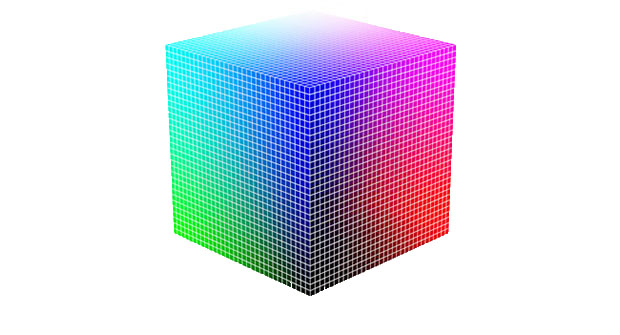
#> input picture cv4/cc.jpg, 620 x 335 px
$ python cv_8.py
#> lines starting #> are read from the running program, lines starting #| are printed output that depends on the picture; after the words box and inside, x2 and y2 are one past the last pixel; in counts of white or black regions, pixels touching at a corner belong together
import cv2 as cv
import numpy as np
from matplotlib import pyplot as plt
'''
Otsu's 二值化
作用：自动寻找图像中的最佳阈值
retVal为返回的最佳阈值
'''

img = cv.imread('cc.jpg',0)
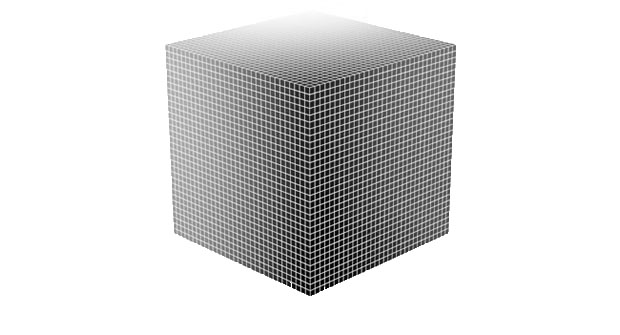
#> img: shape (335, 620); min 0, max 255, mean 216.2

# global thresholding
#全局阈值（127，255）
ret1,th1 = cv.threshold(img,127,255,cv.THRESH_BINARY)
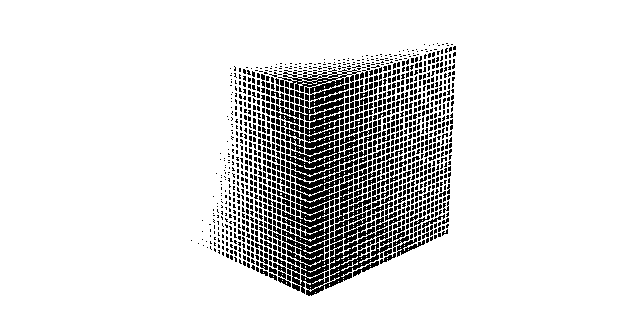
#> th1: shape (335, 620); 86.9% white; 1134 black regions (992 under 20 px), largest, box (x1, y1, x2, y2) and area: (273, 69, 392, 296) 11955, (393, 226, 425, 257) 360, (381, 196, 397, 221) 144

# Otsu's thresholding
# Otsu's 阈值
ret2,th2 = cv.threshold(img,0,255,cv.THRESH_BINARY+cv.THRESH_OTSU)
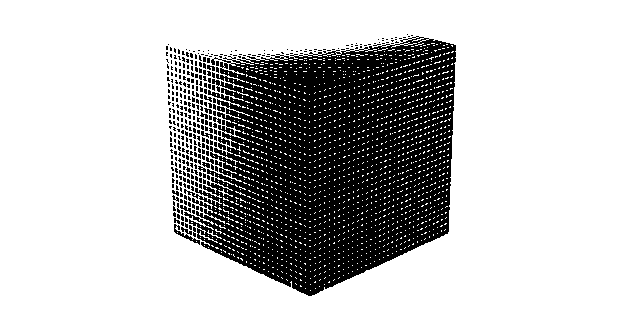
#> th2: shape (335, 620); 75.7% white; 359 black regions (340 under 20 px), largest, box (x1, y1, x2, y2) and area: (184, 36, 456, 296) 46950, (174, 224, 200, 245) 149, (206, 157, 214, 170) 44
#> ret2 = 180

# Otsu's thresholding after Gaussian filtering
#先用（5，5）的高斯核除去噪音
#（5,5）为高斯核的大小，0 为标准差
blur = cv.GaussianBlur(img,(5,5),0)
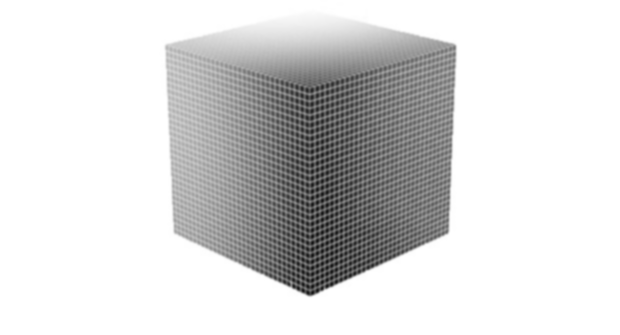
#> blur: shape (335, 620); min 20, max 255, mean 216.2

# 阈值一定要设为0！
ret3,th3 = cv.threshold(blur,0,255,cv.THRESH_BINARY+cv.THRESH_OTSU)
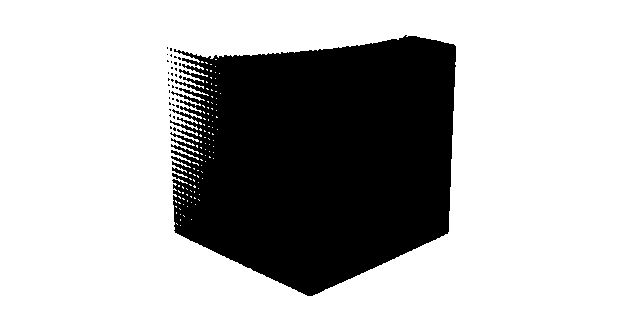
#> th3: shape (335, 620); 71.8% white; 34 black regions (33 under 20 px), largest, box (x1, y1, x2, y2) and area: (170, 35, 456, 296) 58330
#> ret3 = 188

# plot all the images and their histograms
images =[img,0,th1,img,0,th2,blur,0, th3]
titles = ['Original Noisy Image','Histogram','Global Thresholding (v=127)',
'Original Noisy Image','Histogram',"Otsu's Thresholding",
'Gaussian filtered Image','Histogram',"Otsu's Thresholding"]

# 这里使用了pyplot 中画直方图的方法，plt.hist, 要注意的是它的参数是一维数组
# 所以这里使用了（numpy）ravel 方法，将多维数组转换成一维，也可以使用flatten 方法
#ndarray.flat 1-D iterator over an array.
#ndarray.flatten 1-D array copy of the elements of an array in row-major order.
for i in range(3):
	plt.subplot(3,3,i*3+1),plt.imshow(images[i*3],'gray')
	plt.title(titles[i*3]), plt.xticks([]), plt.yticks([])
	plt.subplot(3,3,i*3+2),plt.hist(images[i*3].ravel(),256)
	plt.title(titles[i*3+1]), plt.xticks([]), plt.yticks([])
	plt.subplot(3,3,i*3+3),plt.imshow(images[i*3+2],'gray')
	plt.title(titles[i*3+2]), plt.xticks([]), plt.yticks([])
plt.show()
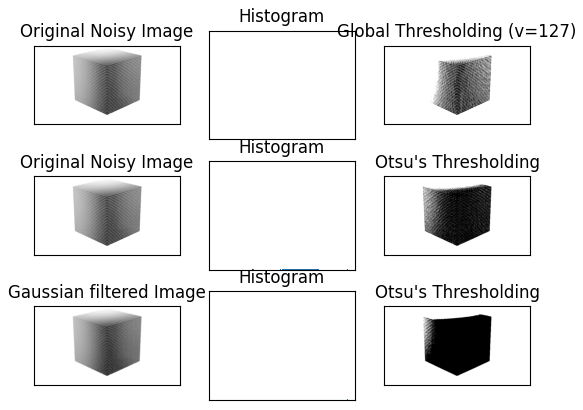
#> figure drawn by matplotlib, 9 panels

#print(cv.THRESH_BINARY)
#print(type(cv.THRESH_BINARY))
#0
#<class 'int'>
